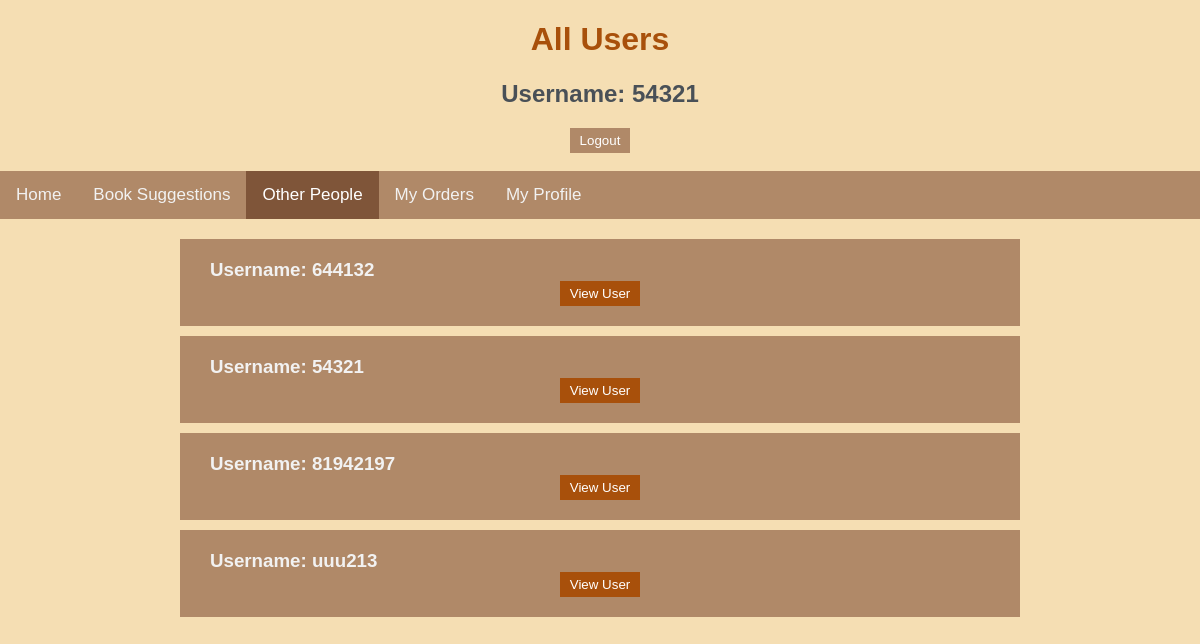
The app's page /alluser/54321 with its own data.
### app.py (models this page shows, shortened)
class User(db.Model):
    username = db.Column(db.String(20),nullable=False, primary_key=True)
    password = db.Column(db.String(20),nullable=False)
    name = db.Column(db.String(20))
    address = db.Column(db.String(100))
    email = db.Column(db.String(40))
    trust = db.Column(db.Integer,default=0)
    untrust = db.Column(db.Integer,default=0)

### app.py (the view)
@app.route('/alluser/<id>')
def alluser(id):
    users=User.query.all()
    return render_template('other.html',alluser=users,user=id)

### templates/other.html (shortened to what this page needs)
{% extends "base.html" %}
{% block body %}
<h1 id=top>All Users</h1>
<h2 id=top>Username: {{user}}</h2>
<div class="toIndex"><form action='/' >
    <input class="button" type="submit" value="Logout"></form></div><br>
<div class="topnav">
    <a href="/main/{{user}}">Home</a>
    <a href="/">Book Suggestions</a>
    <a class="active" href="/alluser/{{user}}">Other People</a>
    <a href="/orderInfo/{{user}}">My Orders</a>
    <a href="/profile/{{user}}">My Profile</a>
</div>
<div class="allBook">
        {%for cus in alluser%}
        <div class="eachbook">
            <h3 id='eachb'>
                Username: {{cus.username}}
                <div class="toIndex"><form action='/oneuser/{{user}}/{{cus.username}}' >
                    <input class="viewbutton" type="submit" value="View User"></form></div>
            </h3>
        </div>
        {%endfor%}
</div>
{% endblock %}

### static/css/main.css (style rules this page uses)
body { margin:0; font-family: sans-serif; background-color: wheat; }
h1 { font-family:'Gill Sans', 'Gill Sans MT', Calibri, 'Trebuchet MS', sans-serif ; color: #A8500B; }
h2 { color:#495057; }
h3 { color:#495057; }
.allBook { margin: auto; width: 70%; padding: 10px; }
.eachbook { background-color: #b08968; }
#eachb { margin: 10px; padding:20px; color: #f2f2f2; }
.toIndex { display: flex; justify-content: center; text-align: center; }
#top { text-align: center; }
.button { background-color: #b08968; border: none; color: white; padding: 5px 10px; text-align: center; text-decoration: none; display: inline-block; }
.viewbutton { background-color: #A8500B; border: none; color: white; padding: 5px 10px; text-align: center; text-decoration: none; display: inline-block; }
.topnav { background-color: #b08968; overflow: hidden; }
.topnav a { float: left; color: #f2f2f2; text-align: center; padding: 14px 16px; text-decoration: none; font-size: 17px; }
.topnav a.active { background-color: #7f5539; color: white; }

### records on screen
User: username "644132"
User: username "54321"
User: username "81942197"
User: username "uuu213"

### other values on screen
{{ user }} "54321"
